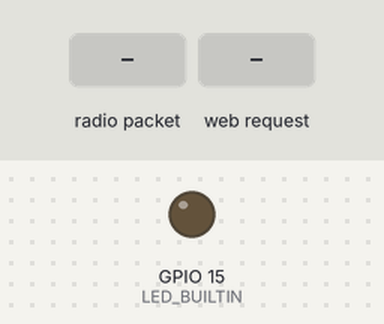
A sketch run on a simulated ESP32-S2. Parts: output pins drawn as LEDs (lit = HIGH). The inputs (shaded band) are chosen by the test bench. No radio packets arrive unless stated; what the sketch prints to the serial monitor is not drawn.

Above: at 1.3 s.
1.4 s: radio packet "1" arrives
2.9 s: HTTP request GET / received
Timing chart, 0 to 5.9 s (numbered marks = the images above; inputs shaded):
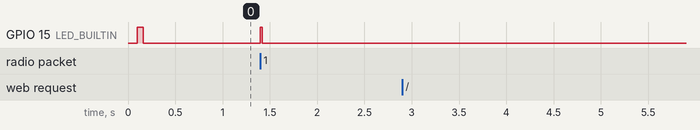

Measured:
- after the input at 1.4 s, GPIO 15 (LED_BUILTIN): LOW → HIGH at once, → LOW 0.02 s later
- after the input at 2.9 s, every drawn part: stays the same

The sketch:

esp32s2mini_lora_receiver_tester_with_wifi.ino
```cpp
#ifndef ESP32
#error This code is designed to run on ESP32 platform (ESP32 S2 mini [LOLIN S2 Mini]), not Arduino nor ESP8266! Please check your Tools->Board setting.
#endif
#include <SPI.h>
#include <LoRa.h> // by Sandeep Mistry
#include <Wire.h>  //for custom sda, scl define
#include <WiFi.h>
#include <WebServer.h>

//---wifi
const char* ssid = "ESP32+";  // Enter your custom SSID here
const char* password = "12345678";  //Enter your custom Password here
IPAddress local_ip(192,168,1,1);
IPAddress gateway(192,168,1,1);
IPAddress subnet(255,255,255,0);
WebServer server(80);
//---wifi

//---lora
#define ss 12  // for esp32 LOLIN S2 Mini-> SCK:7, MISO: 9, MOSI: 11, NSS: 12, RST: 18
#define rst 16
#define dio0 2
//---lora

String inString = "";  // string to hold input from lora
int counter = 0; //count received lora packets
long intervalTime = 0; //for time measurement between received lora packet
String message = ""; // save message from lora
void setup() {
  Serial.begin(9600);
  pinMode(LED_BUILTIN, OUTPUT);
  wifi_start(); //WIFI setup
  lora_start(); //LORA setup

}

void loop() {
  loraEngineReceiver();
  server.handleClient();
}


void loraEngineReceiver() {
  int packetSize = LoRa.parsePacket();

  if (packetSize) {
    blink();
    // read packet
    while (LoRa.available()) { //loop for lora message
      int inChar = LoRa.read();
      inString += (char)inChar;
    }
    Serial.print(" Packet: ");
    Serial.println(inString);
    Serial.print("' with RSSI ");
    Serial.println(LoRa.packetRssi());
    // server.send(200, "text/html", generateHTML());
    message = inString;
    inString = ""; // clear received message
    counter++;
    intervalTime = millis();
  }
}

void lora_start() {
  LoRa.setPins(ss, rst, dio0);
   if (!LoRa.begin(433E6)) {
    while (1) {
      Serial.println("Starting LoRa failed!");
      Serial.print("MOSI: ");
      Serial.println(MOSI);
      Serial.print("MISO: ");
      Serial.println(MISO);
      Serial.print("SCK: ");
      Serial.println(SCK);
      Serial.print("SS: ");
      Serial.println(SS);
      digitalWrite(LED_BUILTIN, HIGH);  // turn the LED on (HIGH is the voltage level)
      delay(1000);                      // wait for a second
      digitalWrite(LED_BUILTIN, LOW);   // turn the LED off by making the voltage LOW
      delay(10000);
    };
  }
  Serial.println("LoRa status: ok");
}

void blink() {
  digitalWrite(LED_BUILTIN, HIGH);  // turn the LED on (HIGH is the voltage level)
  delay(20);                         // wait
  digitalWrite(LED_BUILTIN, LOW);   // turn the LED off by making the voltage LOW
}

void wifi_start() {
  WiFi.softAP(ssid, password);
  WiFi.softAPConfig(local_ip, gateway, subnet);
  delay(100);
  server.on("/", handle_OnConnect);
  server.onNotFound(handle_NotFound);
  server.begin();
  Serial.println("HTTP server started");
  blink();blink();blink();
}

void handle_OnConnect() {
  Serial.println("GPIO4 Status: OFF | GPIO5 Status: OFF");
  server.send(200, "text/html", generateHTML());
}

void handle_NotFound(){
  server.send(404, "text/plain", "Not found");
}

String generateHTML(){
  String ptr = "<!DOCTYPE html> <html>\n";
  ptr +="<head><meta name=\"viewport\" content=\"width=device-width, initial-scale=1.0, user-scalable=no\">\n";
  ptr +="<title>LED Control</title>\n";
  ptr +="<style>html { font-family: Helvetica; display: inline-block; margin: 0px auto; text-align: center;}\n";
  ptr +="body{margin-top: 50px;} h1 {color: #444444;margin: 50px auto 30px;} h3 {color: #444444;margin-bottom: 50px;}\n";
  ptr +=".button {display: block;width: 80px;background-color: #3498db;border: none;color: white;padding: 13px 30px;text-decoration: none;font-size: 25px;margin: 0px auto 35px;cursor: pointer;border-radius: 4px;}\n";
  ptr +=".button-on {background-color: #3498db;}\n";
  ptr +=".button-on:active {background-color: #2980b9;}\n";
  ptr +=".button-off {background-color: #34495e;}\n";
  ptr +=".button-off:active {background-color: #2c3e50;}\n";
  ptr +="p {font-size: 14px;color: #888;margin-bottom: 10px;}\n";
  ptr +="</style>\n";
  ptr +="</head>\n";
  ptr +="<body>\n";
  ptr +="<h1>ESP32 s2 mini testowy Web Server</h1>\n";
  ptr +="<h3>Lora data: </h3>\n";

  ptr +="<h3>";
  ptr +=message;
  ptr +="</h3>\n";

  ptr +="<h3>Received packets: </h3>\n";

  ptr +="<h3>";
  ptr +=String(counter);
  ptr +="</h3>\n";

  ptr +="</body>\n";
  ptr +="</html>\n";
  return ptr;
}
```
